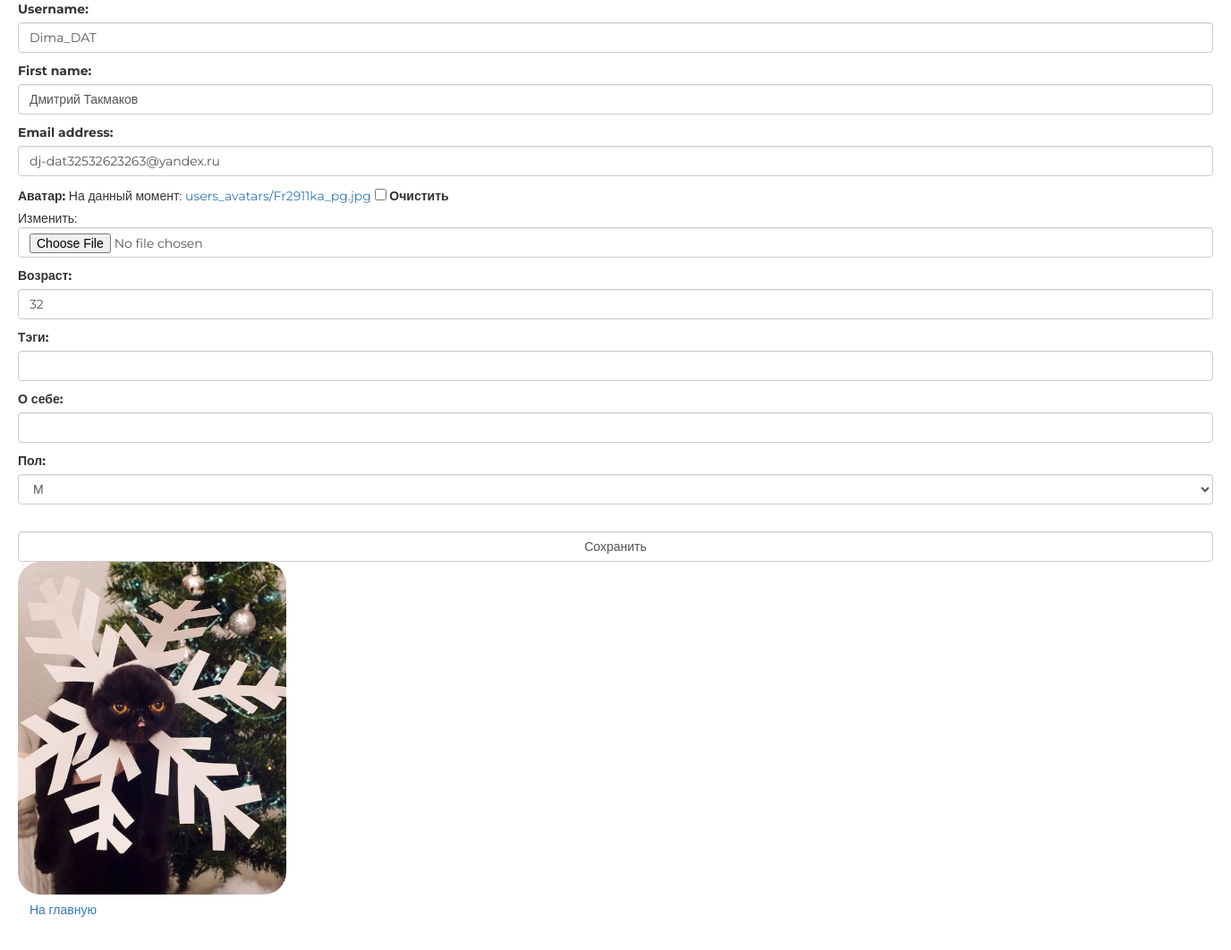
Screenshot of /auth/edit/2/ (signed in) with the database file from the repository.
### authapp/models.py (models this page shows, shortened)
class ShopUser(AbstractUser):
    avatar = models.ImageField(upload_to='users_avatars', blank=True, verbose_name='аватар')
    age = models.PositiveSmallIntegerField(verbose_name='Возраст', default=18)
    activation_key = models.CharField(max_length=128, blank=True)
    activation_key_expires = models.DateTimeField(default=(now() + timedelta(hours=48)))

### authapp/views.py (the view, shortened to what this page needs)
# urls.py: path('edit/<pk>/', authapp.UserEditView.as_view(), name='edit'),
class UserEditView(UpdateView):
    model = ShopUser
    template_name = 'authapp/edit.html'
    success_url = reverse_lazy('main')
    fields = []
    @method_decorator(login_required())
    def dispatch(self, *args, **kwargs):
        return super(UpdateView, self).dispatch(*args, **kwargs)
    def get_context_data(self, **kwargs):
        context = super(UserEditView, self).get_context_data(**kwargs)
        context['title'] = 'редактирование'
        if self.request.POST:
            context['form'] = ShopUserEditForm(self.request.POST, self.request.FILES, instance=self.object)
            context['profile_form'] = ShopUserProfileEditForm(self.request.POST, instance=self.object.shopuserprofile)
            print(context['form'])  # я не знаю почему, но сохранение файлов работает только когда здесь есть принт))
        else:
            context['form'] = ShopUserEditForm(instance=self.object)
            context['profile_form'] = ShopUserProfileEditForm(instance=self.object.shopuserprofile)
        return context

### authapp/forms.py (shortened to what this page needs)
class ShopUserEditForm(UserChangeForm):
    class Meta:
        model = ShopUser
        fields = ('username', 'first_name', 'email', 'avatar', 'age')
    def __init__(self, *args, **kwargs):
        super(ShopUserEditForm, self).__init__(*args, **kwargs)
        for field_name, field in self.fields.items():
            field.widget.attrs['class'] = 'form-control'
            field.help_text = ''
            if field_name == 'password':
                field.widget = forms.HiddenInput()

class ShopUserProfileEditForm(forms.ModelForm):
    class Meta:
        model = ShopUserProfile
        fields = ('tagline', 'about_me', 'gender')
    def __init__(self, *args, **kwargs):
        super(ShopUserProfileEditForm, self).__init__(*args, **kwargs)
        for field_name, field in self.fields.items():
            field.widget.attrs['class'] = 'form-control'
            field.help_text = ''

### adminapp/templatetags/custom_tags.py (called while the page is built)
@register.filter(name='media_folder_users')
def media_folder_users(string):
    if not string:
        string = 'users_avatars/default.jpg'
    return f'{settings.MEDIA_URL}{string}'

### mainapp/context_processors.py (called while the page is built)
def basket(request):
    basket_items = []
    if request.user.is_authenticated:
        basket_items = request.user.basket.select_related()
    return {
        'basket': basket_items
    }

### authapp/templates/authapp/edit.html (shortened to what this page needs)
{% extends 'authapp/base.html' %}
{% load static %}
{% load custom_tags %}
{% block content %}
    <form class="form-horizontal" action="{% url 'authapp:edit' user.pk %}" method="post" enctype="multipart/form-data">
        {{ form.as_p }}
        {{ profile_form.as_p }}
        <br>
        <input class="form-control" type="submit" value="Сохранить">
    </form>
    <div class="user_avatar"><img src="{{ object.avatar|media_folder_users }}" alt="Аватар"></div>
    <a class="btn btn-link" href="{% url 'main' %}">На главную</a>
{% endblock %}

### static/css/style.css (style rules this page uses)
* { margin: 0; padding: 0; }
body { font-family: 'Montserrat', sans-serif; }
html, body { height: 100%; }
.user_avatar img { width: 300px; border-radius: 25px; }

### rows the page displays
ShopUser: username "Dima_DAT", first_name "Дмитрий Такмаков", email "dj-dat32532623263@yandex.ru", age "32", avatar|media_folder_users (picture)
